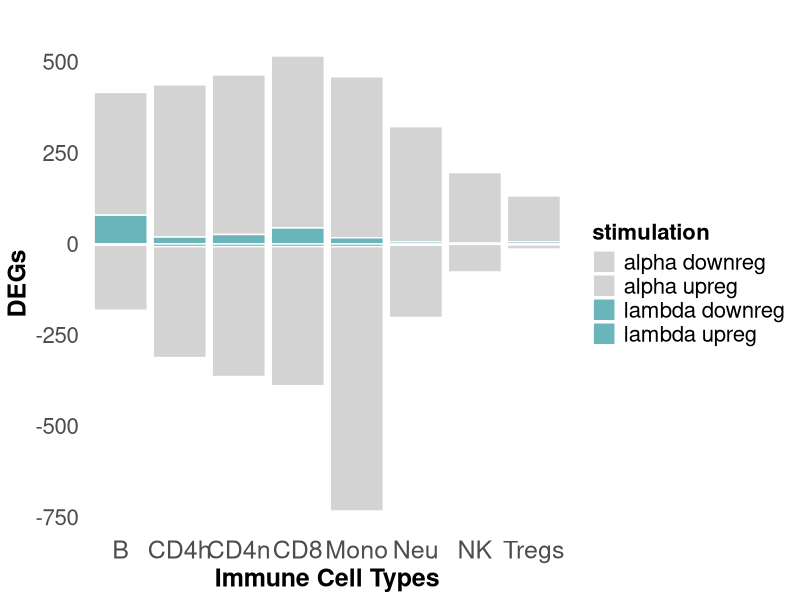
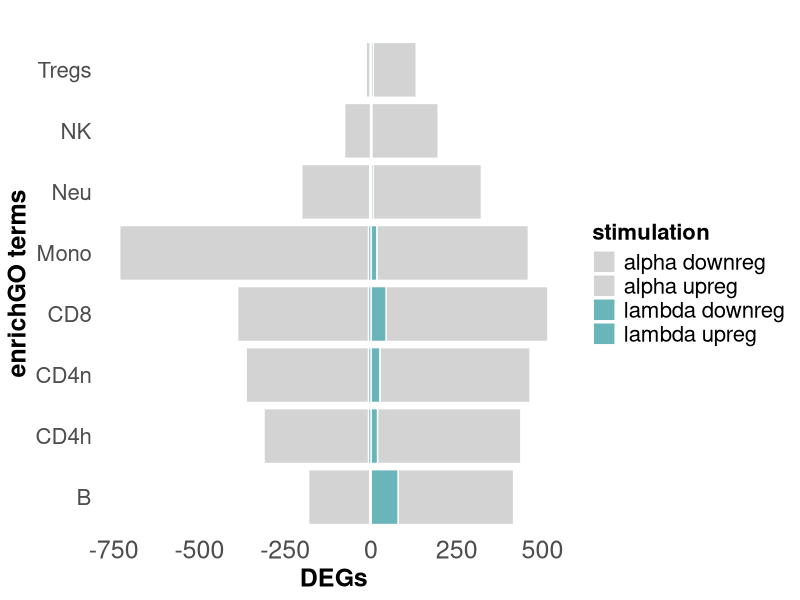
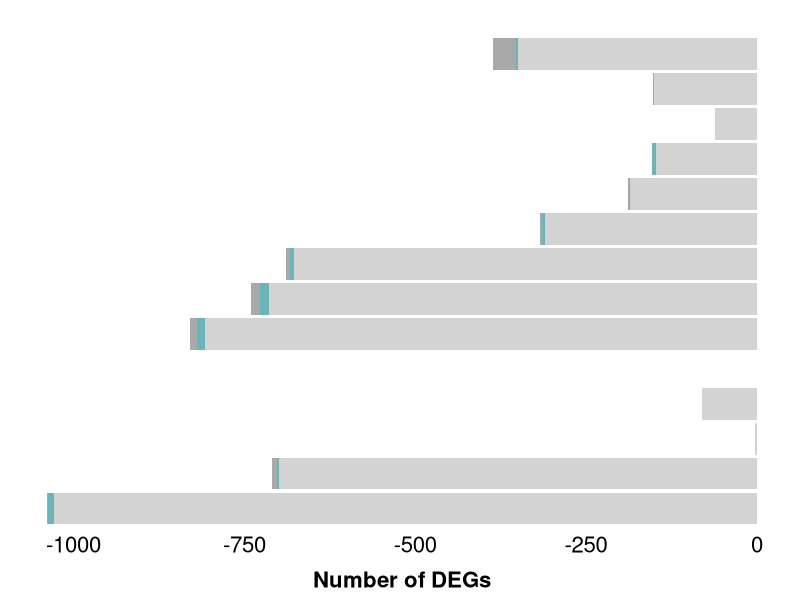

Generate these figures, in order, with R: (Note: this script raises an error after producing the figures.)
# DEG quantification stacked bar graph 

library(ggplot2)

##### Stacked Bar graph DEGs up & down #####
# Y values : 
DEGs <- c(442, 17, -726, -7,
          316, 6, -199, -3, 
          418, 19, -305, -7, 
          438, 26, -357, -7,
          126, 6, -12, -2,
          472, 44, -382, -7,
          194, 2, -76, -1,
          337, 79, -179, -3
)
# x groups : 
CellTypes <- c(rep("Mono", 4), 
               rep("Neu", 4),
               rep("CD4h", 4),
               rep("CD4n", 4),
               rep("Tregs", 4),
               rep("CD8", 4),
               rep("NK", 4),
               rep("B", 4))
# stacks : 
stimulation <- rep(c("alpha upreg", "lambda upreg", "alpha downreg", "lambda downreg"), 8)
# other : 
grouped <- data.frame(stimulation, CellTypes, DEGs)

colours <- c("#b0d8da", "#57a8eb","#6ab5ba","#187bcd")
colours <- c("#d3d3d3","#d3d3d3", "#6ab5ba","#6ab5ba")

# Plot : 
horizontal <- ggplot(
  grouped,
  aes(fill = stimulation, y = DEGs, x = CellTypes)) +
  geom_bar(color = "white", position = "stack", stat = "identity") +
  theme_minimal() +
  scale_fill_manual(values = colours) +
  labs(title = "", x = "Immune Cell Types", y = "DEGs") +
  theme(
    axis.text.x = element_text(size = 18),
    axis.text.y = element_text(size = 16),
    axis.title = element_text(size = 18, face = "bold"),
    legend.title = element_text(size = 16, face = "bold"),
    legend.text = element_text(size = 16),
    panel.grid.major = element_blank(), # Remove major grid lines
    panel.grid.minor = element_blank()  # Remove minor grid lines
  )

vertical <- ggplot(
  grouped,
  aes(fill = stimulation, y = CellTypes, x = DEGs)) +
  geom_bar(color = "white", position = "stack", stat = "identity") +
  theme_minimal() +
  scale_fill_manual(values = colours) +
  #labs(title = "", x = "DEGs", y = "Immune Cell Types") +
  labs(title = "", x = "DEGs", y = "enrichGO terms") +
  theme(
    axis.text.x = element_text(size = 18),
    axis.text.y = element_text(size = 16),
    axis.title = element_text(size = 18, face = "bold"),
    legend.title = element_text(size = 16, face = "bold"),
    legend.text = element_text(size = 16),
    panel.grid.major = element_blank(), # Remove major grid lines
    panel.grid.minor = element_blank()  # Remove minor grid lines
  )


##### Stacked Bar graph DEGs #####

# Y values : 
DEGs <- c(1028, 10, 1, # monocytes
          699, 4, 6, # neutrophils
          # 1209, 13, # myeloid 
          3, 0, 0,   # DCs
          80, 0, 0, # myeloid dericed dendritic cells
          0, 0, 0, # pDCs

          # 297, 51, # dendritic cells 

         # 12, 0, 0, # platelets 

          807, 12, 11, # T helper
          714, 13, 13, # naive CD4
          678, 5, 6, # naive cd8
          310, 5, 3, # NKT
          186, 1, 1, # cyto CD8
          148, 5, 1, # T regs 
          62, 0, 0, # CD4
          150, 1, 1, # NK
          # 935, 33, # overall T 

          350, 2, 34 # B
)

# x groups : 
CellTypes <- c(rep("monocytes", 3), 
               rep("neutrophils", 3),
               # rep("myeloid", 2),
               rep("DCs", 3),
               rep("mDCs", 3),
               rep("pDCs", 3),

              # rep("platelets", 3),

               rep("T helper", 3),
               rep("naive CD4 T", 3),
               rep("naive CD8 T", 3),
               rep("cytotoxic T", 3),
               rep("natural killer T", 3),
               rep("T regulatory", 3),
               rep("T central memory", 3),
               rep("natural killer", 3),
               # rep("all_T", 2),

               rep("B", 3))
# stacks : 
Treatment <- rep(c("alpha","common","lambda"), 14)

# create data frame :  
grouped <- data.frame(Treatment, CellTypes, DEGs)

# Modify the order of CellTypes as a factor: (prevents alphabetically losing NB information)
grouped$CellTypes <- factor(grouped$CellTypes, levels = c(
  "monocytes", "neutrophils", "DCs","mDCs","pDCs","platelets",
  "T helper","naive CD4 T","naive CD8 T","cytotoxic T","natural killer T","T regulatory","T central memory","natural killer",
  "B"))
grouped$Treatment <- factor(grouped$Treatment, levels = c("alpha", "common", "lambda"))

colours <- c("lightgrey","#6ab5ba","darkgrey")


# Plot : 
verticalDEGs <- ggplot(
  grouped,
  aes(fill = rev(Treatment), y = CellTypes, x = -DEGs)) +  # Reverse x-axis and fill order
  geom_bar(color = NA, position = "stack", stat = "identity") +
  theme_minimal() +
  scale_fill_manual(values = rev(colours)) +  # Reverse fill colors
  labs(title = "", x = "Number of DEGs", y = "") +
  theme(
    axis.text.x = element_text(size = 16, colour = "black"),
    axis.text.y = element_blank(),  # Remove y-axis labels
    axis.title.x =  element_text(size = 16, face = "bold", colour = "black", margin = margin(t = 10)),
    axis.title.y =  element_blank(),
    legend.title = element_blank(),
    legend.text = element_blank(),
    #legend.text = element_text(size = 18, colour = "black"),
    panel.grid.major = element_blank(), # Remove major grid lines
    panel.grid.minor = element_blank()  # Remove minor grid lines
  ) + 
  guides(fill = "none")  # Remove the legend

##### Stacked Bar graph for GO terms #####

# Y values : 
Goterms <- c(766, 0, 7, # monocytes
          598, 2, 67, # neutrophils
          # 1209, 13, # myeloid 
          53, 0, 0,   # DCs
          125, 0, 0, # myeloid dericed dendritic cells
          0, 0, 0, # pDCs
          
          # 297, 51, # dendritic cells 
          
          #11, 0, 0, # platelets 
          
          493, 1, 2, # T cells
          406, 3, 6, # CD4h
          416, 4, 0, # naive cd8
          282, 1, 0, # NKT
          190, 1, 0, # cyto CD8
          203, 0, 13, # T regs 
          129, 0, 0, # CD4
          207, 0, 1, # NK
          # 935, 33, # overall T 
          
          339, 70, 10 # B
)

# x groups : 
# x groups : 
CellTypes <- c(rep("mono", 3), 
               rep("neu", 3),
               # rep("myeloid", 2),
               rep("DCs", 3),
               rep("mDCs", 3),
               rep("pDCs", 3),
               
              # rep("platelets", 3),
               
               rep("Th", 3),
               rep("nCD4 T", 3),
               rep("nCD8 T", 3),
               rep("cCD8 T", 3),
               rep("NKT", 3),
               rep("Tregs", 3),
               rep("Tcm", 3),
               rep("NK", 3),
               # rep("all_T", 2),
               
               rep("B", 3))
# stacks : 
Treatment <- rep(c("alpha", "common", "lambda"), 14)

# create data frame :  
grouped <- data.frame(Treatment, CellTypes, Goterms)

# Reorder the data frame based on DEGs within each CellTypes group
grouped <- grouped %>% arrange(CellTypes, Treatment, -Goterms)


# Modify the order of CellTypes as a factor: (prevents alphabetically losing NB information)
grouped$rownames <- factor(grouped$CellTypes, levels = c(
  "mono", "neu", "DCs","mDCs","pDCs", #"platelets",
  "Th","nCD4 T","nCD8 T","cCD8 T","NKT","Tregs","Tcm","NK",
  "B"))

colours <- c("lightgrey", "darkgrey", "#6ab5ba")


# Plot : 
verticalGO <- ggplot(
  grouped,
  aes(fill = rev(Treatment), y = CellTypes, x = Goterms)) +
  geom_bar(color = NA, position = "stack", stat = "identity") +
  theme_minimal() +
  scale_fill_manual(values = rev(colours)) +
  # number of enriched GO terms 
  labs(title = "", x = "Number of enriched GO terms", y = "", fill = "IFN treatment") +
  theme(
    axis.text.x = element_text(size = 16, colour = "black"),
    axis.text.y = element_text(size = 14, colour = "black", hjust = 0.5),  # Center-align y-axis text
    axis.title.x =  element_text(size = 16, face = "bold", colour = "black", margin = margin(t = 10)),
    axis.title.y =  element_blank(),legend.title = element_text(size = 14, face = "bold", colour= "black", margin = margin(t = -50)),
    legend.text = element_text(size = 14, colour= "black"),
    panel.grid.major = element_blank(), # Remove major grid lines
    panel.grid.minor = element_blank()  # Remove minor grid lines
  )

##### Stacked bar graph together #####
verticalDEGs | verticalGO 

##### UP & DOWN regulated myeloid #####
ALPHA
# Y values : 
alphaDEGs <- c(414, 615, # monocytes
             317, 386, # neutrophils
             2, 1,   # DCs
             59, 21, # myeloid dericed dendritic cells
             0, 0) # pDCs)

# x groups : 
CellTypes <- c(rep("mono", 2), 
               rep("neu", 2),
               rep("DCs", 2),
               rep("mDCs", 2),
               rep("pDCs", 2))

# stacks : 
Treatment <- rep(c("up regulated", "down regulated"), 5)

# create data frame :  
grouped <- data.frame(Treatment, CellTypes, alphaDEGs)

# Reorder the data frame based on DEGs within each CellTypes group
grouped <- grouped %>% arrange(CellTypes, Treatment, alphaDEGs)


# Modify the order of CellTypes as a factor: (prevents alphabetically losing NB information)
grouped$CellTypes <- factor(grouped$CellTypes, levels = c(
  "mono", "neu", "DCs","mDCs","pDCs"))


colours <- c("lightgrey", "#6ab5ba")


# Plot : 
myeloidalpha <- ggplot(
  grouped,
  aes(fill = rev(Treatment), y = CellTypes, x = -alphaDEGs)) +  # Reverse x-axis and fill order
  geom_bar(color = NA, position = "stack", stat = "identity") +
  theme_minimal() +
  scale_fill_manual(values = rev(colours)) +  # Reverse fill colors
  labs(title = "", x = "Number of DEGs (α)", y = "") +
  theme(
    axis.text.x = element_text(size = 18, colour = "black"),
    axis.text.y = element_blank(),  # Remove y-axis labels
    axis.title.x =  element_text(size = 16, face = "bold", colour = "black", margin = margin(t = 10)),
    axis.title.y =  element_blank(),
    legend.title = element_blank(),
    legend.text = element_blank(),
    #legend.text = element_text(size = 18, colour = "black"),
    panel.grid.major = element_blank(), # Remove major grid lines
    panel.grid.minor = element_blank()  # Remove minor grid lines
  ) + 
  guides(fill = "none")

# LAMBDA 
# Y values : 
lambdaDEGs <- c(10, 1, # monocytes
               9, 1, # neutrophils
               0, 0,   # DCs
               0, 0, # myeloid dericed dendritic cells
               0, 0) # pDCs)

# x groups : 
CellTypes <- c(rep("mono", 2), 
               rep("neu", 2),
               rep("DCs", 2),
               rep("mDCs", 2),
               rep("pDCs", 2))

# stacks : 
Treatment <- rep(c("up regulated", "down regulated"), 5)

# create data frame :  
grouped <- data.frame(Treatment, CellTypes, lambdaDEGs)

# Reorder the data frame based on DEGs within each CellTypes group
grouped <- grouped %>% arrange(CellTypes, Treatment, -lambdaDEGs)


# Modify the order of CellTypes as a factor: (prevents alphabetically losing NB information)
grouped$CellTypes <- factor(grouped$CellTypes, levels = c(
  "mono", "neu", "DCs","mDCs","pDCs"))


colours <- c("lightgrey","#6ab5ba")


# Plot : 
myeloidlambda <- ggplot(
  grouped,
  aes(fill = rev(Treatment), y = CellTypes, x = lambdaDEGs)) +
  geom_bar(color = NA, position = "stack", stat = "identity") +
  theme_minimal() +
  scale_fill_manual(values = rev(colours)) +
  # number of enriched GO terms 
  labs(title = "", x = "Number of DEGs (λ)", y = "") +
  theme(
    axis.text.x = element_text(size = 18, colour = "black"),
    axis.text.y = element_text(size = 16, colour = "black", hjust = 0.5),  # Center-align y-axis text
    axis.title.x =  element_text(size = 16, face = "bold", colour = "black", margin = margin(t = 10)),
    axis.title.y =  element_blank(),
    legend.title = element_text(size = 16, face = "bold", colour= "black", margin = margin(t = -50)),
    legend.text = element_text(size = 16, colour= "black"),
    panel.grid.major = element_blank(), # Remove major grid lines
    panel.grid.minor = element_blank()  # Remove minor grid lines
  )


myeloidalpha | myeloidlambda

##### UP & DOWN regulated lymphoid #####
ALPHA
# Y values : 
alphaDEGs <- c(504, 315, # T cells
          422, 305, # CD4h
          433, 305, # naive cd8
          204, 111, # NKT
          136, 51, # cyto CD8
          144, 9, # T regs 
          58, 4, # CD4
          131, 20, # NK
          
          567, 368 ) # B

# x groups : 
CellTypes <- c(rep("T", 2), 
               rep("CD4h", 2),
               rep("nCD8", 2),
               rep("NKT", 2),
               rep("cCD8", 2),
               rep("Tregs", 2),
               rep("CD4", 2), 
               rep("NK", 2),
               rep("B", 2))
# stacks : 
Treatment <- rep(c("up regulated", "down regulated"), 9)

# create data frame :  
grouped <- data.frame(Treatment, CellTypes, alphaDEGs)

# Reorder the data frame based on DEGs within each CellTypes group
grouped <- grouped %>% arrange(CellTypes, Treatment, alphaDEGs)


# Modify the order of CellTypes as a factor: (prevents alphabetically losing NB information)
grouped$CellTypes <- factor(grouped$CellTypes, levels = c(
  "T","CD4h","nCD8","NKT", "cCD8","Tregs","CD4","NK","B"))


colours <- c("lightgrey", "#6ab5ba")


# Plot : 
lymphoidalpha <- ggplot(
  grouped,
  aes(fill = rev(Treatment), y = CellTypes, x = -alphaDEGs)) +  # Reverse x-axis and fill order
  geom_bar(color = NA, position = "stack", stat = "identity") +
  theme_minimal() +
  scale_fill_manual(values = rev(colours)) +  # Reverse fill colors
  labs(title = "", x = "Number of DEGs (α)", y = "") +
  theme(
    axis.text.x = element_text(size = 18, colour = "black"),
    axis.text.y = element_blank(),  # Remove y-axis labels
    axis.title.x =  element_text(size = 16, face = "bold", colour = "black", margin = margin(t = 10)),
    axis.title.y =  element_blank(),
    legend.title = element_blank(),
    legend.text = element_blank(),
    #legend.text = element_text(size = 18, colour = "black"),
    panel.grid.major = element_blank(), # Remove major grid lines
    panel.grid.minor = element_blank()  # Remove minor grid lines
  ) + 
  guides(fill = "none")

# LAMBDA 
# Y values : 
lambdaDEGs <- c(22, 1, # T cells
               22, 4, # CD4h
               10, 1, # naive cd8
               6, 2, # NKT
               2, 0, # cyto CD8
               4, 2, # T regs 
               0, 0, # CD4
               1, 0, # NK
               
               30, 3 ) # B

# x groups : 
CellTypes <- c(rep("T", 2), 
               rep("CD4h", 2),
               rep("nCD8", 2),
               rep("NKT", 2),
               rep("cCD8", 2),
               rep("Tregs", 2),
               rep("CD4", 2), 
               rep("NK", 2),
               rep("B", 2))
# stacks : 
Treatment <- rep(c("up regulated", "down regulated"), 9)

# create data frame :  
grouped <- data.frame(Treatment, CellTypes, lambdaDEGs)

# Reorder the data frame based on DEGs within each CellTypes group
grouped <- grouped %>% arrange(CellTypes, Treatment, lambdaDEGs)


# Modify the order of CellTypes as a factor: (prevents alphabetically losing NB information)
grouped$CellTypes <- factor(grouped$CellTypes, levels = c(
  "T","CD4h","nCD8","NKT", "cCD8","Tregs","CD4","NK","B"))

colours <- c("lightgrey","#6ab5ba")


# Plot : 
lymphoilambda <- ggplot(
  grouped,
  aes(fill = rev(Treatment), y = CellTypes, x = lambdaDEGs)) +
  geom_bar(color = NA, position = "stack", stat = "identity") +
  theme_minimal() +
  scale_fill_manual(values = rev(colours)) +
  # number of enriched GO terms 
  labs(title = "", x = "Number of DEGs (λ)", y = "") +
  theme(
    axis.text.x = element_text(size = 18, colour = "black"),
    axis.text.y = element_text(size = 16, colour = "black", hjust = 0.5),  # Center-align y-axis text
    axis.title.x =  element_text(size = 16, face = "bold", colour = "black", margin = margin(t = 10)),
    axis.title.y =  element_blank(),
    legend.title = element_text(size = 16, face = "bold", colour= "black", margin = margin(t = -50)),
    legend.text = element_text(size = 16, colour= "black"),
    panel.grid.major = element_blank(), # Remove major grid lines
    panel.grid.minor = element_blank()  # Remove minor grid lines
  )


lymphoidalpha | lymphoilambda

##### DGEA #####

# L6: B cells lambda specific 
# Y values : 
process <- L6_lambda$Description
# x groups : 
Count <- L6_lambda$Count

pvalue <- L6_lambda$p.adjust

grouped <- data.frame(process, Count, pvalue)

# Plot
B_bar <- ggplot(
  grouped,
  aes(fill = pvalue, y = process, x = Count)) +
  geom_bar(stat = "identity", color = "black", position = "stack") + 
  theme_minimal() +
  scale_fill_gradient(low = "#d3d3d3", high = "#6ab5ba") +  # Use scale_fill_gradient
  labs(title = "B", x = "Count", y = "") +
  theme(
    axis.text.x = element_text(size = 18, colour = "black"),
    axis.text.y = element_text(size = 16, colour = "black"),
    title = element_text(size = 20, face = "bold", colour = "black", vjust = 0.5),
    axis.title = element_text(size = 18, face = "bold", colour = "black", margin = margin(t = 10)),
    legend.title = element_text(size = 16, face = "bold", colour= "black", margin = margin(t = -50)),
    legend.text = element_text(size = 16, colour= "black"),
    panel.grid.major = element_blank(),  # Remove major grid lines
    panel.grid.minor = element_blank(),   # Remove minor grid lines
    panel.border = element_rect(color = "black", fill = NA, size = 1),
    plot.title.position = "plot")



# L2: CD4 naive lambda specific 
# Y values : 
process <- L2_lambda$Description
# x groups : 
Count <- L2_lambda$Count

pvalue <- L2_lambda$p.adjust

grouped <- data.frame(process, Count, pvalue)

# Plot
L2_bar <- ggplot(
  grouped,
  aes(fill = pvalue, y = process, x = Count)) +
  geom_bar(stat = "identity", color = "black", position = "stack") + 
  theme_minimal() +
  scale_fill_gradient(low = "#d3d3d3", high = "#6ab5ba") +  # Use scale_fill_gradient
  labs(title = "CD4 naive", x = "Count", y = "") +
  theme(
    axis.text.x = element_text(size = 18, colour = "black"),
    axis.text.y = element_text(size = 16, colour = "black"),
    title = element_text(size = 20, face = "bold", colour = "black", vjust = 0.5),
    axis.title = element_text(size = 18, face = "bold", colour = "black", margin = margin(t = 10)),
    legend.title = element_text(size = 16, face = "bold", colour= "black", margin = margin(t = -50)),
    legend.text = element_text(size = 16, colour= "black"),
    panel.grid.major = element_blank(),  # Remove major grid lines
    panel.grid.minor = element_blank(),   # Remove minor grid lines
    panel.border = element_rect(color = "black", fill = NA, size = 1),
    plot.title.position = "plot")


# L1: CD4 helper lambda specific 
# Y values : 
process <- L1_lambda$Description
# x groups : 
Count <- L1_lambda$Count

pvalue <- L1_lambda$p.adjust

grouped <- data.frame(process, Count, pvalue)

# Plot
L1_bar <- ggplot(
  grouped,
  aes(fill = pvalue, y = process, x = Count)) +
  geom_bar(stat = "identity", color = "black", position = "stack") + 
  theme_minimal() +
  scale_fill_gradient(low = "#d3d3d3", high = "#6ab5ba") +  # Use scale_fill_gradient
  labs(title = "CD4 helper", x = "Count", y = "") +
  theme(
    axis.text.x = element_text(size = 18, colour = "black"),
    axis.text.y = element_text(size = 16, colour = "black"),
    title = element_text(size = 20, face = "bold", colour = "black", vjust = 0.5),
    axis.title = element_text(size = 18, face = "bold", colour = "black", margin = margin(t = 10)),
    legend.title = element_text(size = 16, face = "bold", colour= "black", margin = margin(t = -50)),
    legend.text = element_text(size = 16, colour= "black"),
    panel.grid.major = element_blank(),  # Remove major grid lines
    panel.grid.minor = element_blank(),   # Remove minor grid lines
    panel.border = element_rect(color = "black", fill = NA, size = 1),
    plot.title.position = "plot")

# M2: neutrophils lambda specific 

subset <- c("GO:0006775", "GO:0071354","GO:0033280","GO:0071295","GO:0071305","GO:0042359","GO:0009111","GO:0042363","GO:1990573","GO:0070741")

M2_lambda <- M2_lambda[M2_lambda$ID %in% subset,]

# Y values : 
process <- M2_lambda$Description
# x groups : 
Count <- M2_lambda$Count

pvalue <- M2_lambda$p.adjust

grouped <- data.frame(process, Count, pvalue)

# Plot
M2_bar <- ggplot(
  grouped,
  aes(fill = pvalue, y = process, x = Count)) +
  geom_bar(stat = "identity", color = "black", position = "stack") + 
  theme_minimal() +
  scale_fill_gradient(low = "#d3d3d3", high = "#6ab5ba") +  # Use scale_fill_gradient
  labs(title = "Neutrophils", x = "Count", y = "") +
  theme(
    axis.text.x = element_text(size = 18, colour = "black"),
    axis.text.y = element_text(size = 16, colour = "black"),
    title = element_text(size = 20, face = "bold", colour = "black", vjust = 0.5),
    axis.title = element_text(size = 18, face = "bold", colour = "black", margin = margin(t = 10)),
    legend.title = element_text(size = 16, face = "bold", colour= "black", margin = margin(t = -50)),
    legend.text = element_text(size = 16, colour= "black"),
    panel.grid.major = element_blank(),  # Remove major grid lines
    panel.grid.minor = element_blank(),   # Remove minor grid lines
    panel.border = element_rect(color = "black", fill = NA, size = 1),
    plot.title.position = "plot")

# L4: CD8 lambda specific
L4_lambda$Description[5] <- "DNA damage response signalling"

# Y values : 
process <- L4_lambda$Description
# x groups : 
Count <- L4_lambda$Count

pvalue <- L4_lambda$p.adjust

grouped <- data.frame(process, Count, pvalue)

# Plot
L4_bar <- ggplot(
  grouped,
  aes(fill = pvalue, y = process, x = Count)) +
  geom_bar(stat = "identity", color = "black", position = "stack", width = 1) + 
  theme_minimal() +
  scale_fill_gradient(low = "#d3d3d3", high = "#6ab5ba") +  # Use scale_fill_gradient
  labs(title = "CD8", x = "Count", y = "") +
  theme(
    axis.text.x = element_text(size = 18, colour = "black"),
    axis.text.y = element_text(size = 16, colour = "black"),
    title = element_text(size = 20, face = "bold", colour = "black", vjust = 0.5),
    axis.title = element_text(size = 18, face = "bold", colour = "black", margin = margin(t = 10)),
    legend.title = element_text(size = 16, face = "bold", colour= "black", margin = margin(t = -50)),
    legend.text = element_text(size = 16, colour= "black"),
    panel.grid.major = element_blank(),  # Remove major grid lines
    panel.grid.minor = element_blank(),   # Remove minor grid lines
    panel.border = element_rect(color = "black", fill = NA, size = 1),
    plot.title.position = "plot") 


# L3  Tregs lambda specific 

subset <- c("GO:0002181", "GO:0042273", "GO:0030643", "GO:0042363", "GO:0009111","GO:0044320", "GO:0042359","GO:0044321","GO:0071305","GO:0006706","GO:0033280", "GO:0030279", "GO:0071354", "GO:0006775", "GO:0031670","GO:0070741", "GO:0055062", "GO:0071107", "GO:0044320")

L3_lambda <- L3_lambda[L3_lambda$ID %in% subset,]

# Y values : 
process <- L3_lambda$Description
# x groups : 
Count <- L3_lambda$Count

pvalue <- L3_lambda$p.adjust

grouped <- data.frame(process, Count, pvalue)

# Plot
L3_bar <- ggplot(
  grouped,
  aes(fill = pvalue, y = process, x = Count)) +
  geom_bar(stat = "identity", color = "black", position = "stack") + 
  theme_minimal() +
  scale_fill_gradient(low = "#d3d3d3", high = "#6ab5ba") +  # Use scale_fill_gradient
  labs(title = "Tregulatory", x = "Count", y = "") +
  theme(
    axis.text.x = element_text(size = 18, colour = "black"),
    axis.text.y = element_text(size = 16, colour = "black"),
    title = element_text(size = 20, face = "bold", colour = "black", vjust = 0.5),
    axis.title = element_text(size = 18, face = "bold", colour = "black", margin = margin(t = 10)),
    legend.title = element_text(size = 16, face = "bold", colour= "black", margin = margin(t = -50)),
    legend.text = element_text(size = 16, colour= "black"),
    panel.grid.major = element_blank(),  # Remove major grid lines
    panel.grid.minor = element_blank(),   # Remove minor grid lines
    panel.border = element_rect(color = "black", fill = NA, size = 1),
    plot.title.position = "plot")


##### Up and Down together #####
# Y values : 
aDEGs <- c(414, 615, # monocytes
          317, 386, # neutrophils
          # 1209, 13, # myeloid 
          2, 1,   # DCs
          59, 21, # myeloid dericed dendritic cells
          0, 0, # pDCs
          
          # 297, 51, # dendritic cells 
          
          3, 9, # platelets 
          
          504, 315, # T helper
          422, 305, # naive CD4
          433, 250, # naive cd8
          204, 111, # NKT
          136, 51, # cyto CD8
          144, 9, # T regs 
          58, 4, # CD4
          131, 20, # NK
          # 935, 33, # overall T 
          
          567, 368 # B
)

# x groups : 
CellTypes <- c(rep("monocytes", 2), 
               rep("neutrophils", 2),
               # rep("myeloid", 2),
               rep("DCs", 2),
               rep("mDCs", 2),
               rep("pDCs", 2),
               
               rep("platelets", 2),
               
               rep("T helper", 2),
               rep("naive CD4 T", 2),
               rep("naive CD8 T", 2),
               rep("cytotoxic T", 2),
               rep("natural killer T", 2),
               rep("T regulatory", 2),
               rep("T central memory", 2),
               rep("natural killer", 2),
               # rep("all_T", 2),
               
               rep("B", 2))
# stacks : 
Treatment <- rep(c("up regulated", "down regulated"), 15)

# create data frame :  
grouped <- data.frame(Treatment, CellTypes, aDEGs)

# Modify the order of CellTypes as a factor: (prevents alphabetically losing NB information)
grouped$CellTypes <- factor(grouped$CellTypes, levels = c(
  "monocytes", "neutrophils", "DCs","mDCs","pDCs","platelets",
  "T helper","naive CD4 T","naive CD8 T","cytotoxic T","natural killer T","T regulatory","T central memory","natural killer",
  "B"))

grouped$Treatment <- factor(grouped$Treatment, levels = c("up regulated", "down regulated"))

colourss <- c("#6ab5ba","darkgrey")


# Plot : 
aDEGsplot <- ggplot(
  grouped,
  aes(fill = rev(Treatment), y = CellTypes, x = -aDEGs)) +  # Reverse x-axis and fill order
  geom_bar(color = NA, position = "stack", stat = "identity") +
  theme_minimal() +
  scale_fill_manual(values = colourss) +  # Reverse fill colors
  labs(title = "IFN-α", x = "Number of DEGs", y = "") +
  theme(
    plot.title = element_text(size = 16, colour = "black", face = "bold", hjust = 0.5),  # Center the title
    axis.text.x = element_text(size = 16, colour = "black"),
    axis.text.y = element_blank(),  # Remove y-axis labels
    axis.title.x =  element_text(size = 16, face = "bold", colour = "black", margin = margin(t = 10)),
    axis.title.y =  element_blank(),
    legend.title = element_blank(),
    legend.text = element_blank(),
    #legend.text = element_text(size = 18, colour = "black"),
    panel.grid.major = element_blank(), # Remove major grid lines
    panel.grid.minor = element_blank()  # Remove minor grid lines
  ) + 
  guides(fill = "none")  # Remove the legend
aDEGsplot
##### Stacked Bar graph for GO terms #####
lDEGs <- c(10, 1, # monocytes
           9, 1, # neutrophils
           # 1209, 13, # myeloid 
           0, 0,   # DCs
           0, 0, # myeloid dericed dendritic cells
           0, 0, # pDCs
           
           # 297, 51, # dendritic cells 
           
           0, 0, # platelets 
           
           22, 1, # T helper
           22, 4, # naive CD4
           10, 1, # naive cd8
           6, 2, # NKT
           2, 0, # cyto CD8
           4, 2, # T regs 
           0, 0, # CD4
           1, 0, # NK
           # 935, 33, # overall T 
           
           30 , 3 # B
)

# x groups : 
CellTypes <- c(rep("monocytes", 2), 
               rep("neutrophils", 2),
               # rep("myeloid", 2),
               rep("DCs", 2),
               rep("mDCs", 2),
               rep("pDCs", 2),
               
               rep("platelets", 2),
               
               rep("T helper", 2),
               rep("naive CD4 T", 2),
               rep("naive CD8 T", 2),
               rep("cytotoxic T", 2),
               rep("natural killer T", 2),
               rep("T regulatory", 2),
               rep("T central memory", 2),
               rep("natural killer", 2),
               # rep("all_T", 2),
               
               rep("B", 2))
# stacks : 
Treatment <- rep(c("up regulated", "down regulated"), 15)

# create data frame :  
grouped <- data.frame(Treatment, CellTypes, lDEGs)

# Modify the order of CellTypes as a factor: (prevents alphabetically losing NB information)
grouped$CellTypes <- factor(grouped$CellTypes, levels = c(
  "monocytes", "neutrophils", "DCs","mDCs","pDCs","platelets",
  "T helper","naive CD4 T","naive CD8 T","cytotoxic T","natural killer T","T regulatory","T central memory","natural killer",
  "B"))

grouped$Treatment <- factor(grouped$Treatment, levels = c("up regulated", "down regulated"))

colourss <- c("#6ab5ba","darkgrey")

# Plot : 
lDEGsplot <- ggplot(
  grouped,
  aes(fill = Treatment, y = CellTypes, x = lDEGs)) +
  geom_bar(color = NA, position = "stack", stat = "identity") +
  theme_minimal() +
  scale_fill_manual(values = colours) +
  # number of enriched GO terms 
  labs(title = "IFN-λ", x = "IFN receptor expression", y = "", fill = "IFN treatment") +
  theme(
    plot.title = element_text(size = 16, colour = "black", face = "bold", hjust = 0.5),  
    axis.text.x = element_text(size = 16, colour = "black"),
    axis.text.y = element_text(size = 18, colour = "black", hjust = 0.5),  # Center-align y-axis text
    axis.title.x =  element_text(size = 16, face = "bold", colour = "black", margin = margin(t = 10)),
    axis.title.y =  element_blank(),legend.title = element_text(size = 14, face = "bold", colour= "black", margin = margin(t = -50)),
    legend.text = element_text(size = 14, colour= "black"),
    panel.grid.major = element_blank(), # Remove major grid lines
    panel.grid.minor = element_blank()  # Remove minor grid lines
  )
lDEGsplot
##### Stacked bar graph together #####
aDEGsplot | lDEGsplot
